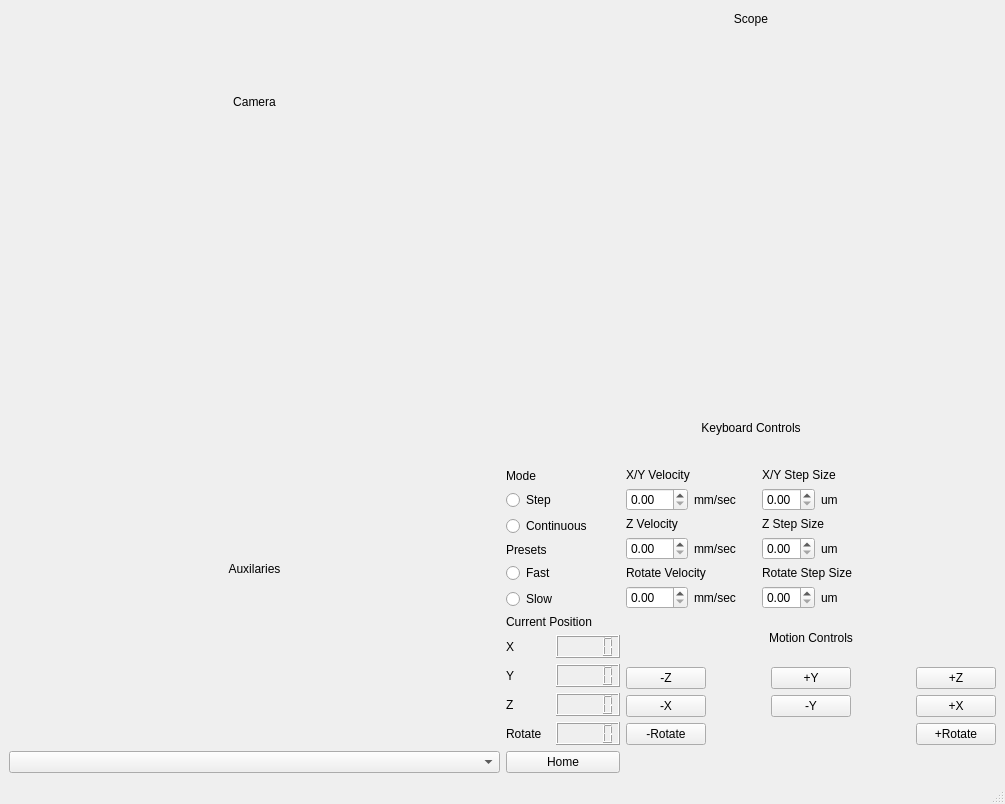
<?xml version="1.0" encoding="UTF-8"?>
<ui version="4.0">
 <class>MainWindow</class>
 <widget class="QMainWindow" name="MainWindow">
  <property name="geometry">
   <rect>
    <x>0</x>
    <y>0</y>
    <width>1005</width>
    <height>804</height>
   </rect>
  </property>
  <property name="windowTitle">
   <string>MainWindow</string>
  </property>
  <widget class="QWidget" name="centralwidget">
   <layout class="QVBoxLayout" name="verticalLayout_3">
    <item>
     <layout class="QGridLayout" name="gridLayout_9">
      <item row="1" column="0">
       <layout class="QGridLayout" name="gridLayout_7">
        <item row="0" column="0">
         <widget class="QLabel" name="label_19">
          <property name="text">
           <string>&lt;html&gt;&lt;head/&gt;&lt;body&gt;&lt;p align=&quot;center&quot;&gt;Auxilaries&lt;/p&gt;&lt;/body&gt;&lt;/html&gt;</string>
          </property>
         </widget>
        </item>
        <item row="1" column="0">
         <widget class="QComboBox" name="comboBox"/>
        </item>
       </layout>
      </item>
      <item row="0" column="1">
       <layout class="QGridLayout" name="gridLayout_6">
        <item row="0" column="0">
         <widget class="QLabel" name="label_18">
          <property name="maximumSize">
           <size>
            <width>16777215</width>
            <height>21</height>
           </size>
          </property>
          <property name="text">
           <string>&lt;html&gt;&lt;head/&gt;&lt;body&gt;&lt;p align=&quot;center&quot;&gt;Scope&lt;/p&gt;&lt;/body&gt;&lt;/html&gt;</string>
          </property>
         </widget>
        </item>
        <item row="1" column="0">
         <widget class="QLabel" name="scopeView">
          <property name="autoFillBackground">
           <bool>false</bool>
          </property>
          <property name="text">
           <string/>
          </property>
          <property name="scaledContents">
           <bool>true</bool>
          </property>
         </widget>
        </item>
       </layout>
      </item>
      <item row="1" column="1">
       <layout class="QGridLayout" name="gridLayout_8">
        <item row="0" column="0">
         <widget class="QLabel" name="label_16">
          <property name="text">
           <string>&lt;html&gt;&lt;head/&gt;&lt;body&gt;&lt;p align=&quot;center&quot;&gt;Keyboard Controls&lt;/p&gt;&lt;/body&gt;&lt;/html&gt;</string>
          </property>
         </widget>
        </item>
        <item row="1" column="0">
         <layout class="QGridLayout" name="gridLayout_4">
          <item row="3" column="1">
           <widget class="QPushButton" name="HOME">
            <property name="styleSheet">
             <string notr="true"/>
            </property>
            <property name="text">
             <string>Home</string>
            </property>
           </widget>
          </item>
          <item row="2" column="3" colspan="3">
           <layout class="QGridLayout" name="gridLayout">
            <item row="1" column="1" alignment="Qt::AlignHCenter">
             <widget class="QPushButton" name="POS_Y">
              <property name="text">
               <string>+Y</string>
              </property>
              <property name="moveYPlus" stdset="0">
               <string>W</string>
              </property>
              <attribute name="buttonGroup">
               <string notr="true">motionControls</string>
              </attribute>
             </widget>
            </item>
            <item row="2" column="2">
             <widget class="QPushButton" name="POS_X">
              <property name="text">
               <string>+X</string>
              </property>
              <property name="moveXPlux" stdset="0">
               <string>D</string>
              </property>
              <attribute name="buttonGroup">
               <string notr="true">motionControls</string>
              </attribute>
             </widget>
            </item>
            <item row="1" column="0">
             <widget class="QPushButton" name="MINUS_Z">
              <property name="text">
               <string>-Z</string>
              </property>
              <property name="moveZMinus" stdset="0">
               <string>Z</string>
              </property>
              <attribute name="buttonGroup">
               <string notr="true">motionControls</string>
              </attribute>
             </widget>
            </item>
            <item row="2" column="0">
             <widget class="QPushButton" name="MINUS_X">
              <property name="text">
               <string>-X</string>
              </property>
              <property name="moveXMinus" stdset="0">
               <string>A</string>
              </property>
              <attribute name="buttonGroup">
               <string notr="true">motionControls</string>
              </attribute>
             </widget>
            </item>
            <item row="1" column="2">
             <widget class="QPushButton" name="POS_Z">
              <property name="text">
               <string>+Z</string>
              </property>
              <property name="moveZPlus" stdset="0">
               <string>C</string>
              </property>
              <attribute name="buttonGroup">
               <string notr="true">motionControls</string>
              </attribute>
             </widget>
            </item>
            <item row="3" column="2">
             <widget class="QPushButton" name="POS_PSI">
              <property name="text">
               <string>+Rotate</string>
              </property>
              <property name="moveClockwise" stdset="0">
               <string>E</string>
              </property>
              <attribute name="buttonGroup">
               <string notr="true">motionControls</string>
              </attribute>
             </widget>
            </item>
            <item row="3" column="0">
             <widget class="QPushButton" name="MINUS_PSI">
              <property name="text">
               <string>-Rotate</string>
              </property>
              <property name="moveCounterClockwise" stdset="0">
               <string>Q</string>
              </property>
              <attribute name="buttonGroup">
               <string notr="true">motionControls</string>
              </attribute>
             </widget>
            </item>
            <item row="3" column="1">
             <spacer name="horizontalSpacer">
              <property name="orientation">
               <enum>Qt::Horizontal</enum>
              </property>
              <property name="sizeHint" stdset="0">
               <size>
                <width>40</width>
                <height>20</height>
               </size>
              </property>
             </spacer>
            </item>
            <item row="0" column="0" colspan="3">
             <widget class="QLabel" name="label_6">
              <property name="text">
               <string>&lt;html&gt;&lt;head/&gt;&lt;body&gt;&lt;p align=&quot;center&quot;&gt;Motion Controls&lt;/p&gt;&lt;/body&gt;&lt;/html&gt;</string>
              </property>
             </widget>
            </item>
            <item row="2" column="1" alignment="Qt::AlignHCenter">
             <widget class="QPushButton" name="MINUS_Y">
              <property name="text">
               <string>-Y</string>
              </property>
              <property name="moveYMinus" stdset="0">
               <string>S</string>
              </property>
              <attribute name="buttonGroup">
               <string notr="true">motionControls</string>
              </attribute>
             </widget>
            </item>
           </layout>
          </item>
          <item row="0" column="1">
           <layout class="QVBoxLayout" name="verticalLayout">
            <item>
             <widget class="QLabel" name="label_5">
              <property name="text">
               <string>Mode</string>
              </property>
             </widget>
            </item>
            <item>
             <widget class="QRadioButton" name="stepRadio">
              <property name="text">
               <string>Step</string>
              </property>
             </widget>
            </item>
            <item>
             <widget class="QRadioButton" name="continuousRadio">
              <property name="text">
               <string>Continuous</string>
              </property>
             </widget>
            </item>
           </layout>
          </item>
          <item row="1" column="1">
           <layout class="QVBoxLayout" name="verticalLayout_2">
            <item>
             <widget class="QLabel" name="label_9">
              <property name="text">
               <string>Presets</string>
              </property>
             </widget>
            </item>
            <item>
             <widget class="QRadioButton" name="fastRadio">
              <property name="text">
               <string>Fast</string>
              </property>
             </widget>
            </item>
            <item>
             <widget class="QRadioButton" name="slowRadio">
              <property name="text">
               <string>Slow</string>
              </property>
             </widget>
            </item>
           </layout>
          </item>
          <item row="2" column="1">
           <layout class="QGridLayout" name="gridLayout_10">
            <item row="0" column="0" colspan="2">
             <widget class="QLabel" name="label_20">
              <property name="text">
               <string>Current Position</string>
              </property>
             </widget>
            </item>
            <item row="1" column="1">
             <widget class="QLCDNumber" name="lcdNumber"/>
            </item>
            <item row="1" column="0">
             <widget class="QLabel" name="label_21">
              <property name="text">
               <string>X</string>
              </property>
             </widget>
            </item>
            <item row="2" column="1">
             <widget class="QLCDNumber" name="lcdNumber_2"/>
            </item>
            <item row="3" column="0">
             <widget class="QLabel" name="label_22">
              <property name="text">
               <string>Z</string>
              </property>
             </widget>
            </item>
            <item row="3" column="1">
             <widget class="QLCDNumber" name="lcdNumber_3">
              <property name="styleSheet">
               <string notr="true"/>
              </property>
             </widget>
            </item>
            <item row="4" column="0">
             <widget class="QLabel" name="label_23">
              <property name="text">
               <string>Rotate</string>
              </property>
             </widget>
            </item>
            <item row="2" column="0">
             <widget class="QLabel" name="label_24">
              <property name="text">
               <string>Y</string>
              </property>
             </widget>
            </item>
            <item row="4" column="1">
             <widget class="QLCDNumber" name="lcdNumber_4"/>
            </item>
           </layout>
          </item>
          <item row="0" column="4" rowspan="2" colspan="2">
           <layout class="QGridLayout" name="gridLayout_2">
            <item row="0" column="0" colspan="2">
             <widget class="QLabel" name="label_2">
              <property name="text">
               <string>X/Y Step Size</string>
              </property>
             </widget>
            </item>
            <item row="1" column="1">
             <widget class="QLabel" name="label_4">
              <property name="text">
               <string>um</string>
              </property>
             </widget>
            </item>
            <item row="2" column="0" colspan="2">
             <widget class="QLabel" name="label_11">
              <property name="text">
               <string>Z Step Size</string>
              </property>
             </widget>
            </item>
            <item row="3" column="0">
             <widget class="QDoubleSpinBox" name="stepSpinBox_2">
              <property name="maximumSize">
               <size>
                <width>53</width>
                <height>16777215</height>
               </size>
              </property>
             </widget>
            </item>
            <item row="3" column="1">
             <widget class="QLabel" name="label_10">
              <property name="text">
               <string>um</string>
              </property>
             </widget>
            </item>
            <item row="4" column="0" colspan="2">
             <widget class="QLabel" name="label_13">
              <property name="text">
               <string>Rotate Step Size</string>
              </property>
             </widget>
            </item>
            <item row="1" column="0">
             <widget class="QDoubleSpinBox" name="stepSpinBox">
              <property name="maximumSize">
               <size>
                <width>53</width>
                <height>16777215</height>
               </size>
              </property>
             </widget>
            </item>
            <item row="5" column="0">
             <widget class="QDoubleSpinBox" name="stepSpinBox_3">
              <property name="maximumSize">
               <size>
                <width>53</width>
                <height>16777215</height>
               </size>
              </property>
             </widget>
            </item>
            <item row="5" column="1">
             <widget class="QLabel" name="label_14">
              <property name="text">
               <string>um</string>
              </property>
             </widget>
            </item>
           </layout>
          </item>
          <item row="0" column="3" rowspan="2">
           <layout class="QGridLayout" name="gridLayout_3">
            <item row="5" column="1">
             <widget class="QLabel" name="label_15">
              <property name="text">
               <string>mm/sec</string>
              </property>
             </widget>
            </item>
            <item row="1" column="0">
             <widget class="QDoubleSpinBox" name="velocitySpinBox"/>
            </item>
            <item row="2" column="0" colspan="2">
             <widget class="QLabel" name="label_8">
              <property name="text">
               <string>Z Velocity</string>
              </property>
             </widget>
            </item>
            <item row="3" column="1">
             <widget class="QLabel" name="label_7">
              <property name="text">
               <string>mm/sec</string>
              </property>
             </widget>
            </item>
            <item row="1" column="1">
             <widget class="QLabel" name="label_3">
              <property name="text">
               <string>mm/sec</string>
              </property>
             </widget>
            </item>
            <item row="5" column="0">
             <widget class="QDoubleSpinBox" name="doubleSpinBox_2"/>
            </item>
            <item row="4" column="0" colspan="2">
             <widget class="QLabel" name="label_12">
              <property name="minimumSize">
               <size>
                <width>130</width>
                <height>0</height>
               </size>
              </property>
              <property name="text">
               <string>Rotate Velocity</string>
              </property>
             </widget>
            </item>
            <item row="3" column="0">
             <widget class="QDoubleSpinBox" name="doubleSpinBox"/>
            </item>
            <item row="0" column="0" colspan="2">
             <widget class="QLabel" name="label">
              <property name="text">
               <string>X/Y Velocity</string>
              </property>
             </widget>
            </item>
           </layout>
          </item>
         </layout>
        </item>
       </layout>
      </item>
      <item row="0" column="0">
       <layout class="QGridLayout" name="gridLayout_5">
        <item row="0" column="0">
         <widget class="QLabel" name="label_17">
          <property name="text">
           <string>&lt;html&gt;&lt;head/&gt;&lt;body&gt;&lt;p align=&quot;center&quot;&gt;Camera&lt;/p&gt;&lt;/body&gt;&lt;/html&gt;</string>
          </property>
         </widget>
        </item>
        <item row="1" column="0">
         <widget class="QLabel" name="cameraView">
          <property name="text">
           <string/>
          </property>
         </widget>
        </item>
       </layout>
      </item>
     </layout>
    </item>
   </layout>
  </widget>
  <widget class="QMenuBar" name="menubar">
   <property name="geometry">
    <rect>
     <x>0</x>
     <y>0</y>
     <width>1005</width>
     <height>21</height>
    </rect>
   </property>
  </widget>
  <widget class="QStatusBar" name="statusbar"/>
 </widget>
 <resources/>
 <connections/>
 <buttongroups>
  <buttongroup name="motionControls"/>
 </buttongroups>
</ui>
